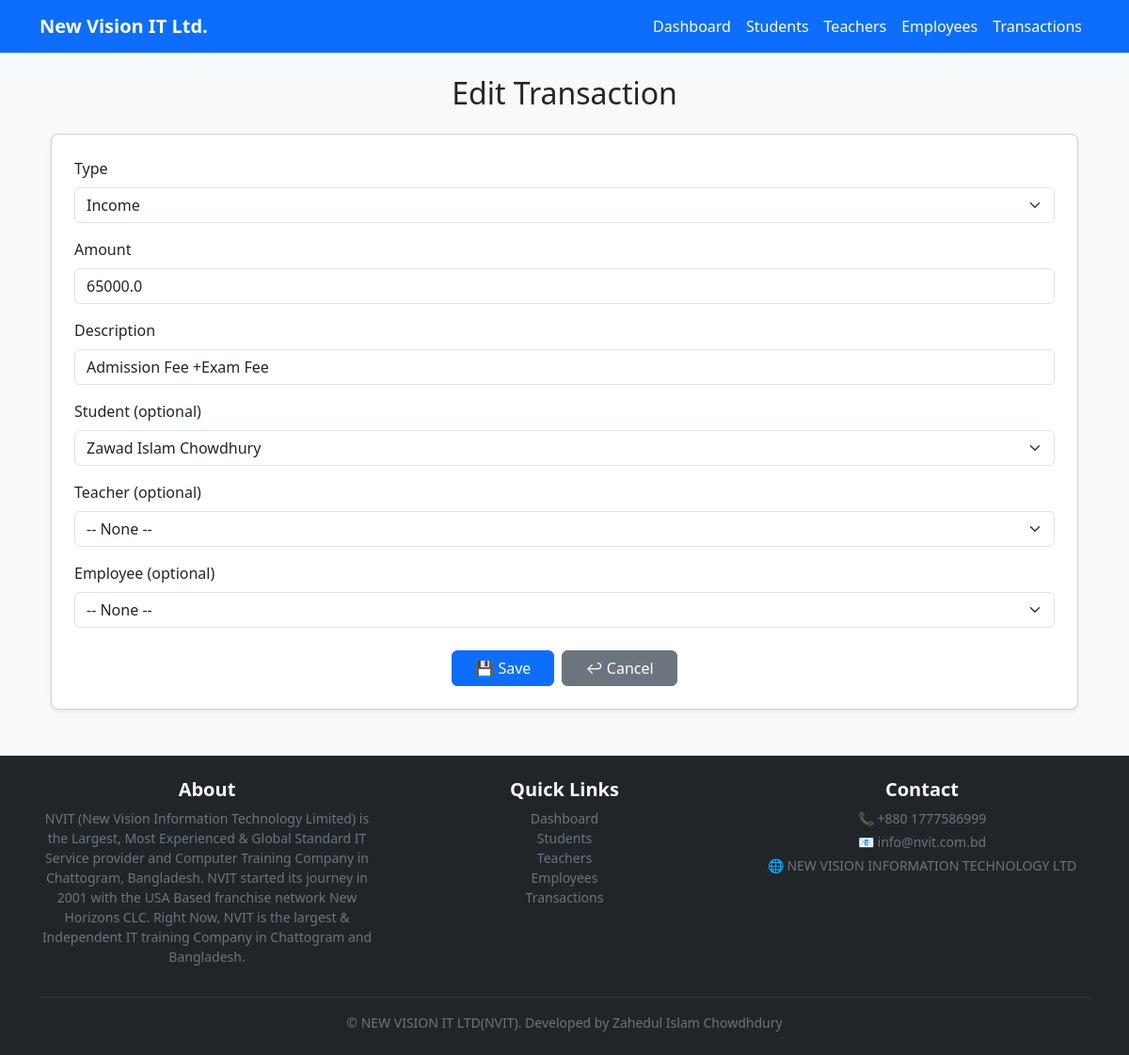
The page /edit/transaction/1 on the database its author committed.
### myvenv/models.py (models this page shows)
class Transaction(db.Model):
    id = db.Column(db.Integer, primary_key=True)        # Transaction ID
    type = db.Column(db.String(50))                     # Income/Expense
    amount = db.Column(db.Float)                        # Amount
    date = db.Column(db.Date, default=datetime.utcnow)  # Date
    description = db.Column(db.String(200))             # Description
    student_id = db.Column(db.Integer, db.ForeignKey('student.id'), nullable=True)
    teacher_id = db.Column(db.Integer, db.ForeignKey('teacher.id'), nullable=True)
    employee_id = db.Column(db.Integer, db.ForeignKey('employee.id'), nullable=True)

class Student(db.Model):
    id = db.Column(db.Integer, primary_key=True)        # Student ID
    name = db.Column(db.String(100))                    # Name
    course = db.Column(db.String(100))                  # Course
    monthly_fee = db.Column(db.Float)                   # Fee
    transactions = db.relationship('Transaction', backref='student', lazy=True)  # Linked transactions

### myvenv/app.py (the view, shortened to what this page needs)
@app.route('/edit/<kind>/<int:id>', methods=['GET', 'POST'])
def edit(kind, id):
    obj = None
    if kind == 'student':
        obj = Student.query.get_or_404(id)
    elif kind == 'teacher':
        obj = Teacher.query.get_or_404(id)
    elif kind == 'employee':
        obj = Employee.query.get_or_404(id)
    elif kind == 'transaction':
        obj = Transaction.query.get_or_404(id)
    else:
        flash('Unknown kind', 'danger')                         # Invalid kind
        return redirect(url_for('dashboard'))
    students = Student.query.all()
    teachers = Teacher.query.all()
    employees = Employee.query.all()
    return render_template(
        'form.html',
        title=f'Edit {kind.title()}',
        kind=kind,
        obj=obj,
        students=students,
        teachers=teachers,
        employees=employees
    )

### myvenv/templates/form.html (shortened to what this page needs)
{% extends "base.html" %}
{% block content %}
<div class="container mt-4">
  <h2 class="mb-4 text-center">{{ title }}</h2>
  <div class="card shadow-sm p-4">
    <form method="POST">
      {% if kind == 'student' %}
        <div class="mb-3">
          <label class="form-label">Name</label>
          <input type="text" name="name" class="form-control" required value="{{ obj.name if obj else '' }}">
        </div>
        <div class="mb-3">
          <label class="form-label">Course</label>
          <input type="text" name="course" class="form-control" value="{{ obj.course if obj else '' }}">
        </div>
        <div class="mb-3">
          <label class="form-label">Monthly Fee</label>
          <input type="number" step="0.01" name="monthly_fee" class="form-control" value="{{ obj.monthly_fee if obj else '' }}">
        </div>
      {% elif kind == 'transaction' %}
        <div class="mb-3">
          <label class="form-label">Type</label>
          <select name="type" class="form-select">
            <option value="income" {% if obj and obj.type == 'income' %}selected{% endif %}>Income</option>
          </select>
        </div>
        <div class="mb-3">
          <label class="form-label">Amount</label>
          <input type="number" step="0.01" name="amount" class="form-control"
                 value="{{ obj.amount if obj and obj.amount is not none else '' }}">
        </div>
        <div class="mb-3">
          <label class="form-label">Description</label>
          <input type="text" name="description" class="form-control"
                 value="{{ obj.description if obj else '' }}">
        </div>
        <div class="mb-3">
          <label class="form-label">Student (optional)</label>
          <select name="student_id" class="form-select">
            {% for s in students %}
              <option value="{{ s.id }}"
                {% if obj and obj.student_id is not none and (obj.student_id|int == s.id|int) %}selected{% endif %}>
                {{ s.name }}
              </option>
            {% endfor %}
          </select>
        </div>
        <div class="mb-3">
          <label class="form-label">Teacher (optional)</label>
          <select name="teacher_id" class="form-select">
            <option value="">-- None --</option>
          </select>
        </div>
        <div class="mb-3">
          <label class="form-label">Employee (optional)</label>
          <select name="employee_id" class="form-select">
            <option value="">-- None --</option>
          </select>
        </div>
      {% endif %}
      <div class="d-flex justify-content-center gap-2 mt-4">
        <button class="btn btn-primary px-4" type="submit">💾 Save</button>
        <a class="btn btn-secondary px-4" href="{{ url_for('dashboard') }}">↩ Cancel</a>
      </div>
    </form>
  </div>
</div>
{% endblock %}

### myvenv/static/style.css (style rules this page uses)
body { background-color: #f8f9fa; }
.card { border-radius: 8px; }

### rows shown on the page
Transaction: type "Income", amount "65000.0", description "Admission Fee +Exam Fee", student_id "Zawad Islam Chowdhury"

### other values the page prints
{{ title }} "Edit Transaction"
